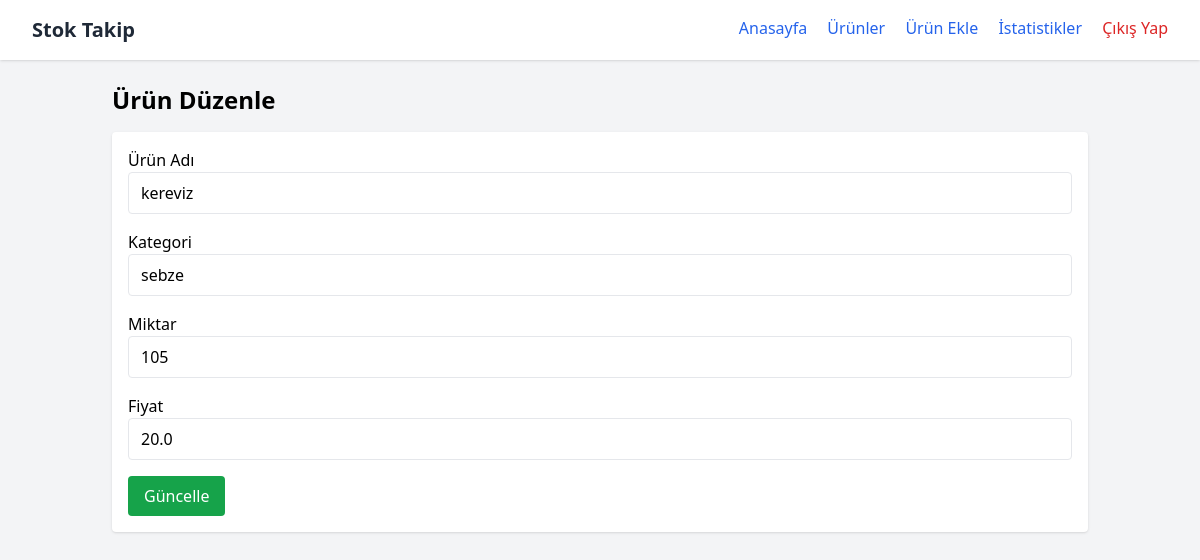
/urun-duzenle/1, run on the app's committed database.
### tables this page shows
CREATE TABLE urunler (
    id INTEGER PRIMARY KEY AUTOINCREMENT,
    ad TEXT NOT NULL,
    kategori TEXT NOT NULL,
    miktar INTEGER NOT NULL,
    fiyat REAL NOT NULL
);

### app.py (the view, shortened to what this page needs)
@app.route('/urun-duzenle/<int:id>', methods=['GET', 'POST'])
def urun_duzenle(id):
    db = get_db()
    urun = db.execute("SELECT * FROM urunler WHERE id = ?", (id,)).fetchone()
    return render_template('urun_duzenle.html', urun=urun)

### app.py (called while the page is built)
def get_db():
    conn = sqlite3.connect(app.config['DATABASE'])
    conn.row_factory = sqlite3.Row
    return conn

### templates/urun_duzenle.html (shortened to what this page needs)
<!DOCTYPE html>
<html lang="tr">
<head>
    <script src="https://cdn.tailwindcss.com"></script>
</head>
<body class="bg-gray-100">
    <nav class="bg-white shadow px-8 py-4 flex justify-between">
        <div class="text-xl font-bold text-gray-800">Stok Takip</div>
        <div class="space-x-4">
            <a href="{{ url_for('index') }}" class="text-blue-600 hover:underline">Anasayfa</a>
            <a href="{{ url_for('urunler') }}" class="text-blue-600 hover:underline">Ürünler</a>
            <a href="{{ url_for('urun_ekle') }}" class="text-blue-600 hover:underline">Ürün Ekle</a>
            <a href="{{ url_for('istatistikler') }}" class="text-blue-600 hover:underline">İstatistikler</a>
            <a href="{{ url_for('logout') }}" class="text-red-600 hover:underline">Çıkış Yap</a>
        </div>
    </nav>
    <div class="container mx-auto p-6">
        <h1 class="text-2xl font-bold mb-4">Ürün Düzenle</h1>
        <form method="POST" class="bg-white p-4 rounded shadow">
            <div class="mb-4">
                <label class="block">Ürün Adı</label>
                <input type="text" name="ad" value="{{ urun.ad }}" required class="w-full border px-3 py-2 rounded">
            </div>
            <div class="mb-4">
                <label class="block">Kategori</label>
                <input type="text" name="kategori" value="{{ urun.kategori }}" required class="w-full border px-3 py-2 rounded">
            </div>
            <div class="mb-4">
                <label class="block">Miktar</label>
                <input type="number" name="miktar" value="{{ urun.miktar }}" required class="w-full border px-3 py-2 rounded">
            </div>
            <div class="mb-4">
                <label class="block">Fiyat</label>
                <input type="number" step="0.01" name="fiyat" value="{{ urun.fiyat }}" required class="w-full border px-3 py-2 rounded">
            </div>
            <button type="submit" class="bg-green-600 text-white px-4 py-2 rounded hover:bg-green-700">Güncelle</button>
        </form>
    </div>
</body>
</html>

### data on the page
urunler: ad "kereviz", kategori "sebze", miktar "105", fiyat "20.0"
